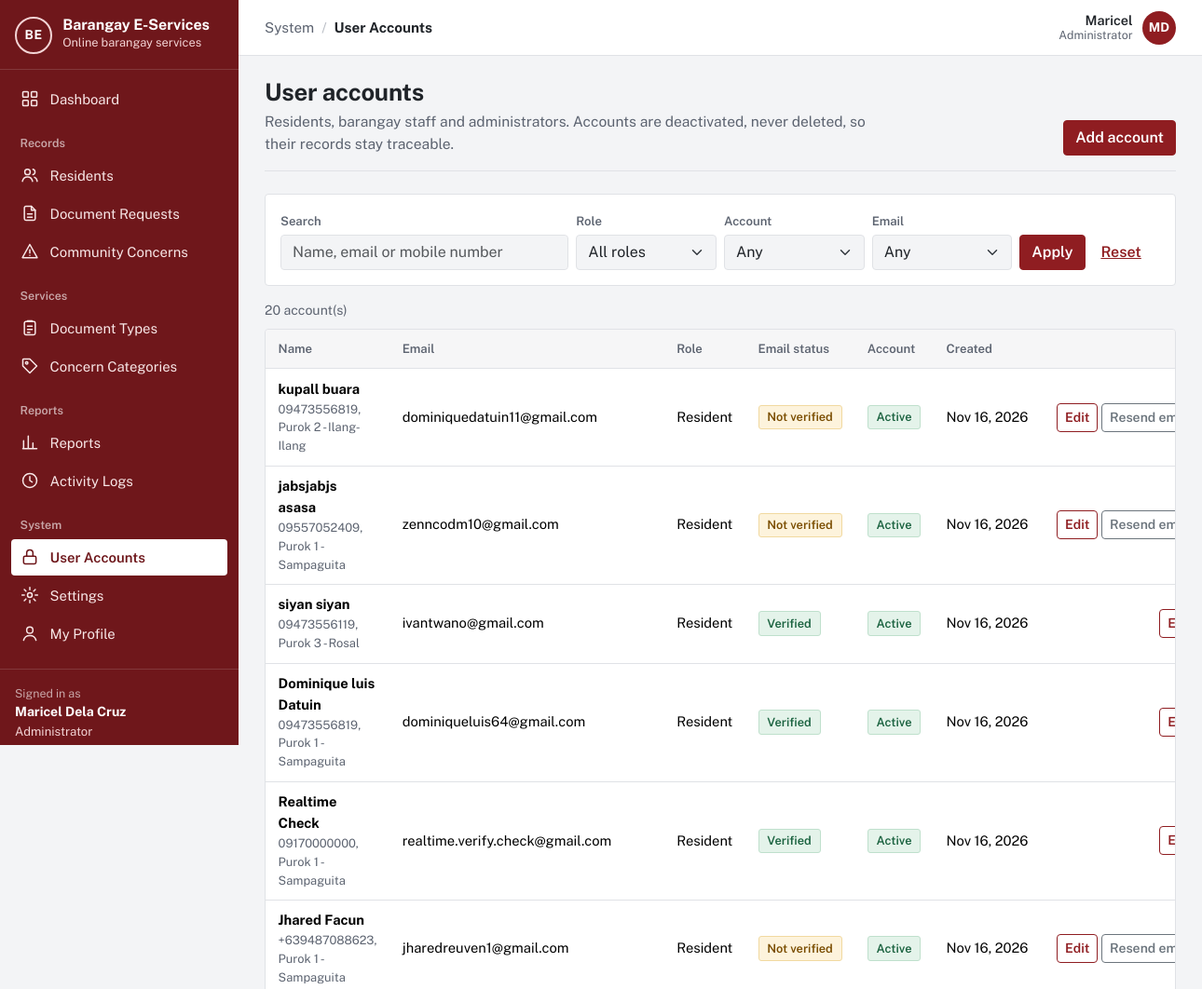
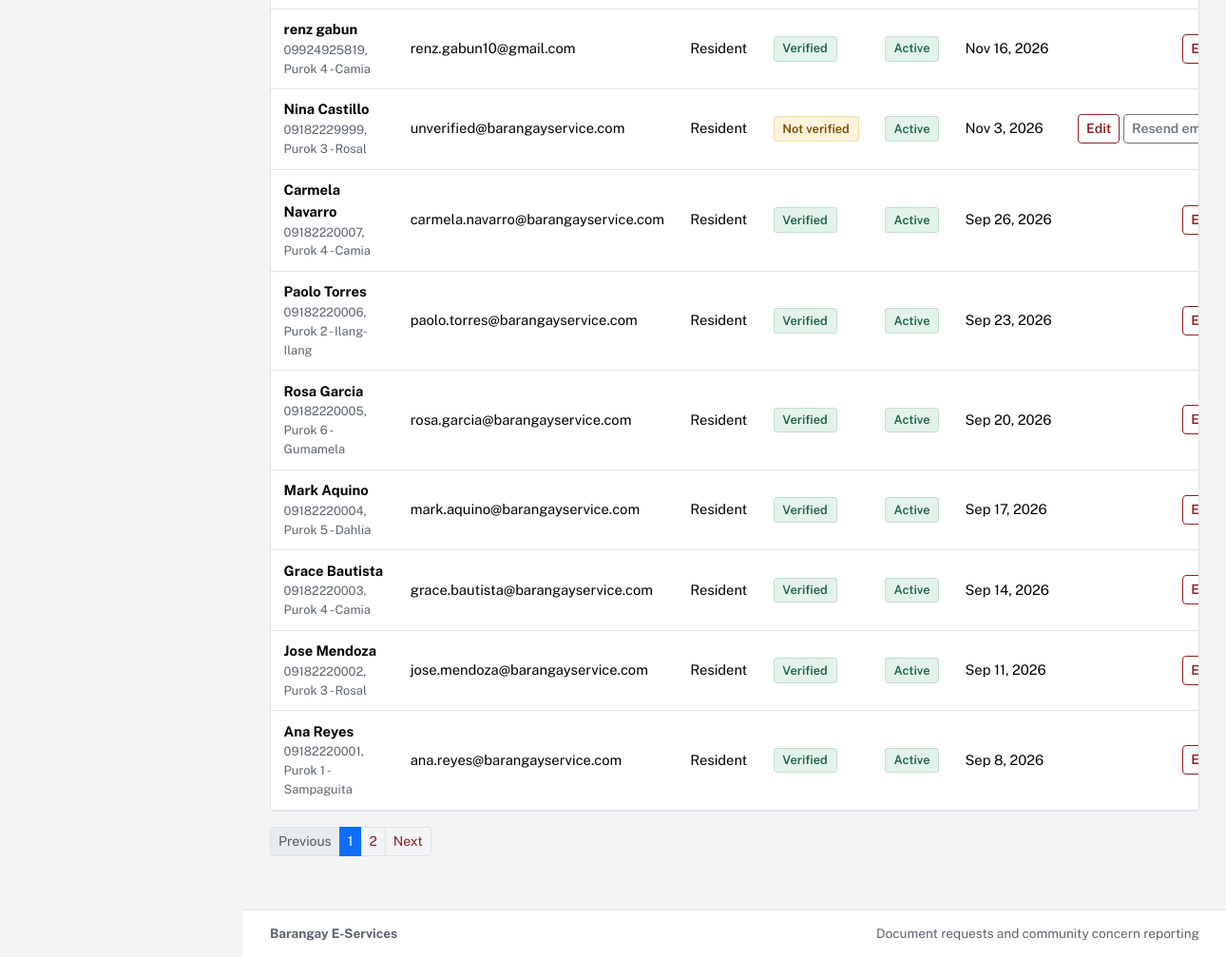
The app's page /barangay-eservices/admin/users.php (signed in) with its own data (2 pictures, top to bottom).
### tables this page shows
CREATE TABLE `users` (
  `user_id` int(10) UNSIGNED NOT NULL,
  `role_id` tinyint(3) UNSIGNED NOT NULL,
  `purok_id` smallint(5) UNSIGNED DEFAULT NULL,
  `first_name` varchar(60) NOT NULL,
  `last_name` varchar(60) NOT NULL,
  `email` varchar(120) NOT NULL,
  `contact_no` varchar(13) DEFAULT NULL,
  `street_address` varchar(150) DEFAULT NULL,
  `password_hash` varchar(255) NOT NULL,
  `email_verified_at` datetime DEFAULT NULL,
  `is_active` tinyint(1) NOT NULL DEFAULT 1,
  `failed_logins` tinyint(3) UNSIGNED NOT NULL DEFAULT 0,
  `locked_until` datetime DEFAULT NULL,
  `created_at` datetime NOT NULL DEFAULT current_timestamp(),
  `updated_at` datetime NOT NULL DEFAULT current_timestamp() ON UPDATE current_timestamp()
);

CREATE TABLE `roles` (
  `role_id` tinyint(3) UNSIGNED NOT NULL,
  `role_key` varchar(20) NOT NULL,
  `role_name` varchar(50) NOT NULL
);

CREATE TABLE `puroks` (
  `purok_id` smallint(5) UNSIGNED NOT NULL,
  `purok_name` varchar(60) NOT NULL
);

### barangay-eservices/app/lib/helpers.php (called while the page is built, shortened)
<?php
function e($value): string
{
    return htmlspecialchars((string) ($value ?? ''), ENT_QUOTES | ENT_SUBSTITUTE, 'UTF-8');
}
function base_path(): string
{
    static $base = null;
    if ($base === null) {
        $script = realpath($_SERVER['SCRIPT_FILENAME'] ?? '') ?: '';
        $root   = realpath(APP_ROOT) ?: APP_ROOT;
        $rel    = str_replace('\\', '/', substr($script, strlen($root)));
        $name   = str_replace('\\', '/', $_SERVER['SCRIPT_NAME'] ?? '');
        $base   = ($rel !== '' && str_ends_with($name, $rel)) ? substr($name, 0, -strlen($rel)) : '';
        $base   = rtrim($base, '/');
    }
    return $base;
}
function url(string $path = ''): string
{
    return base_path() . '/' . ltrim($path, '/');
}
function asset(string $path): string
{
    return url('assets/' . ltrim($path, '/'));
}
function query_param(string $key, string $default = ''): string
{
    $value = $_GET[$key] ?? $default;
    return is_string($value) ? trim($value) : $default;
}
function format_date(?string $datetime, string $format = 'M j, Y'): string
{
    return $datetime ? date($format, strtotime($datetime)) : '—';
}
function full_name(array $row, string $prefix = ''): string
{
    return trim(($row[$prefix . 'first_name'] ?? '') . ' ' . ($row[$prefix . 'last_name'] ?? ''));
}
function paginate(int $total, int $perPage = 15): array
{
    $page = max(1, (int) ($_GET['page'] ?? 1));
    $totalPages = max(1, (int) ceil($total / $perPage));
    $page = min($page, $totalPages);
    return [$perPage, ($page - 1) * $perPage, $page, $totalPages];
}

### barangay-eservices/app/lib/auth.php (called while the page is built, shortened)
<?php
function current_user(bool $refresh = false): ?array
{
    static $user = false;
    if ($user !== false && !$refresh) {
        return $user;
    }
    $user = null;
    if (!empty($_SESSION['user_id'])) {
        $user = db_one(
            'SELECT u.user_id, u.first_name, u.last_name, u.email, u.contact_no, u.street_address, u.purok_id,
                    u.email_verified_at, u.is_active, u.created_at, r.role_key, r.role_name
               FROM users u JOIN roles r ON r.role_id = u.role_id
              WHERE u.user_id = ?',
            [(int) $_SESSION['user_id']]
        );
    }
    return $user;
}
function is_verified(?array $user = null): bool
{
    $user = $user ?? current_user();
    return $user !== null && !empty($user['email_verified_at']);
}
function home_path_for_role(?string $role): string
{
    return match ($role) {
        ROLE_ADMIN    => 'admin/dashboard.php',
        ROLE_STAFF    => 'staff/dashboard.php',
        ROLE_RESIDENT => 'resident/dashboard.php',
        default       => 'auth/login.php',
    };
}
function require_login(bool $mustBeVerified = true): array
{
    $user = current_user();
    return $user;
}
function require_role(string ...$roles): array
{
    $user = require_login();
    return $user;
}

### barangay-eservices/app/lib/db.php (called while the page is built, shortened)
<?php
function db(): mysqli
{
    static $conn = null;
    if ($conn === null) {
        $conn = new mysqli(
            config('db.host'),
            config('db.user'),
            config('db.password'),
            config('db.name'),
            (int) config('db.port', 3306)
        );
        $conn->set_charset('utf8mb4');
        $conn->query("SET time_zone = '+08:00'");
    }
    return $conn;
}
function db_query(string $sql, array $params = []): mysqli_stmt
{
    $stmt = db()->prepare($sql);
    if ($params) {
        $types = '';
        foreach ($params as $p) {
            $types .= is_int($p) ? 'i' : (is_float($p) ? 'd' : 's');
        }
        $stmt->bind_param($types, ...array_values($params));
    }
    $stmt->execute();
    return $stmt;
}
function db_all(string $sql, array $params = []): array
{
    $result = db_query($sql, $params)->get_result();
    return $result ? $result->fetch_all(MYSQLI_ASSOC) : [];
}
function db_one(string $sql, array $params = []): ?array
{
    $result = db_query($sql, $params)->get_result();
    $row = $result ? $result->fetch_assoc() : null;
    return $row ?: null;
}
function db_value(string $sql, array $params = [])
{
    $row = db_one($sql, $params);
    return $row ? reset($row) : null;
}

### barangay-eservices/admin/users.php (the view, shortened to what this page needs)
<?php
require __DIR__ . '/../app/bootstrap.php';
$admin = require_role(ROLE_ADMIN);
$f = [
    'q'        => query_param('q'),
    'role'     => in_array(query_param('role'), [ROLE_ADMIN, ROLE_STAFF, ROLE_RESIDENT], true) ? query_param('role') : '',
    'status'   => in_array(query_param('status'), ['active', 'inactive'], true) ? query_param('status') : '',
    'verified' => in_array(query_param('verified'), ['0', '1'], true) ? query_param('verified') : '',
];
$where = [];
$params = [];
$whereSql = $where ? 'WHERE ' . implode(' AND ', $where) : '';
$from = "FROM users u JOIN roles r ON r.role_id = u.role_id LEFT JOIN puroks p ON p.purok_id = u.purok_id $whereSql";
$total = (int) db_value("SELECT COUNT(*) $from", $params);
[$limit, $offset, $page, $pages] = paginate($total);
$rows = db_all(
    "SELECT u.user_id, u.first_name, u.last_name, u.email, u.contact_no, u.email_verified_at, u.is_active, u.created_at,
            r.role_key, r.role_name, p.purok_name $from ORDER BY u.created_at DESC, u.user_id DESC LIMIT ? OFFSET ?",
    array_merge($params, [$limit, $offset])
);
$activeNav = 'users';
require APP_ROOT . '/app/views/header.php';
?>
<div class="page-head">
  <div><h1>User accounts</h1><p>Residents, barangay staff and administrators. Accounts are deactivated, never deleted, so their records stay traceable.</p></div>
  <div class="page-actions"><a class="btn btn-primary" href="<?= e(url('admin/user-form.php')) ?>">Add account</a></div>
</div>
<form class="filters" method="get" role="search">
  <div class="row g-2 align-items-end">
    <div class="col-md-4"><label class="form-label" for="q">Search</label><input class="form-control" id="q" name="q" value="<?= e($f['q']) ?>" placeholder="Name, email or mobile number"></div>
    <div class="col-6 col-md-2"><label class="form-label" for="role">Role</label>
      <select class="form-select" id="role" name="role"><option value="">All roles</option>
        <option value="admin" <?= $f['role'] === 'admin' ? 'selected' : '' ?>>Administrator</option></select></div>
    <div class="col-6 col-md-2"><label class="form-label" for="status">Account</label>
      <select class="form-select" id="status" name="status"><option value="">Any</option>
        <option value="inactive" <?= $f['status'] === 'inactive' ? 'selected' : '' ?>>Deactivated</option></select></div>
    <div class="col-6 col-md-2"><label class="form-label" for="verified">Email</label>
      <select class="form-select" id="verified" name="verified"><option value="">Any</option>
        <option value="0" <?= $f['verified'] === '0' ? 'selected' : '' ?>>Not verified</option></select></div>
    <div class="col-auto"><button class="btn btn-primary" type="submit">Apply</button> <a class="btn btn-link" href="<?= e(url('admin/users.php')) ?>">Reset</a></div>
  </div>
</form>
<div class="result-meta"><span><?= $total ?> account(s)</span></div>
<div class="table-wrap">
  <?php if (!$rows): ?><div class="empty"><p>No accounts match these filters.</p></div><?php else: ?>
  <table class="table">
    <thead><tr><th scope="col">Name</th><th scope="col">Email</th><th scope="col">Role</th><th scope="col">Email status</th><th scope="col">Account</th><th scope="col">Created</th><th scope="col"><span class="visually-hidden">Actions</span></th></tr></thead>
    <tbody>
    <?php foreach ($rows as $r): ?>
      <tr>
        <td><strong><?= e(full_name($r)) ?></strong><div class="small text-muted"><?= e($r['contact_no']) ?><?= $r['purok_name'] ? ', ' . e($r['purok_name']) : '' ?></div></td>
        <td><?= e($r['email']) ?></td>
        <td><?= e($r['role_name']) ?></td>
        <td><?= $r['email_verified_at'] ? '<span class="status status-done">Verified</span>' : '<span class="status status-ready">Not verified</span>' ?></td>
        <td><?= $r['is_active'] ? '<span class="status status-done">Active</span>' : '<span class="status status-muted">Deactivated</span>' ?></td>
        <td class="nowrap"><?= e(format_date($r['created_at'])) ?></td>
        <td class="text-end nowrap">
          <a class="btn btn-sm btn-outline-primary" href="<?= e(url('admin/user-form.php?id=' . (int) $r['user_id'])) ?>">Edit<span class="visually-hidden"> <?= e(full_name($r)) ?></span></a>
          <form method="post" class="d-inline">
            <?php if (!$r['email_verified_at']): ?><button class="btn btn-sm btn-outline-secondary" name="op" value="resend">Resend email</button><?php endif; ?>
          </form>
        </td>
      </tr>
    <?php endforeach; ?>
    </tbody>
  </table>
  <?php endif; ?>
</div>
<?php require APP_ROOT . '/app/views/pagination.php'; ?>
<?php require APP_ROOT . '/app/views/footer.php'; ?>

### barangay-eservices/app/views/header.php (shortened to what this page needs)
<?php
$user = current_user();
$role = $user['role_key'] ?? null;
$verified = $user && is_verified($user);
$activeNav = $activeNav ?? '';
$appLayout = $user && $verified;
$groups = [];
if ($appLayout && $role === ROLE_ADMIN) {
    $groups = [
        '' => ['dashboard' => ['admin/dashboard.php', 'Dashboard', 'dashboard']],
        'Records' => [
            'residents' => ['residents.php', 'Residents', 'residents'],
            'requests'  => ['requests.php', 'Document Requests', 'document'],
            'concerns'  => ['concerns.php', 'Community Concerns', 'concern'],
        ],
        'Services' => [
            'doctypes'   => ['admin/document-types.php', 'Document Types', 'services'],
            'categories' => ['admin/categories.php', 'Concern Categories', 'category'],
        ],
        'Reports' => [
            'reports' => ['reports.php', 'Reports', 'reports'],
            'logs'    => ['admin/logs.php', 'Activity Logs', 'logs'],
        ],
        'System' => [
            'users'    => ['admin/users.php', 'User Accounts', 'accounts'],
            'settings' => ['admin/settings.php', 'Settings', 'settings'],
            'profile'  => ['profile.php', 'My Profile', 'profile'],
        ],
    ];
}
$crumbGroup = '';
$crumbItem = $pageTitle ?? '';
foreach ($groups as $label => $items) {
    if (isset($items[$activeNav])) {
        $crumbGroup = $label;
        $crumbItem = $items[$activeNav][1];
    }
}
?><!doctype html>
<html lang="en">
<head>
  <link rel="stylesheet" href="<?= e(asset('vendor/bootstrap/bootstrap.min.css')) ?>">
  <link rel="stylesheet" href="<?= e(asset('css/app.css')) ?>">
</head>
<body class="<?= $appLayout ? 'app-body' : 'public-body' ?>">
<?php if ($appLayout): ?>
<div class="app-shell">
  <aside class="sidebar offcanvas-lg offcanvas-start" id="sidebar" tabindex="-1" aria-label="Main navigation">
    <div class="sidebar-brand">
      <a class="brand" href="<?= e(url(home_path_for_role($role))) ?>">
        <?= render_app_mark() ?>
        <span class="brand-text">
          <span class="brand-name"><?= e(app_name()) ?></span>
          <span class="brand-sub">Online barangay services</span>
        </span>
      </a>
    </div>
    <nav class="sidebar-nav">
      <?php foreach ($groups as $label => $items): ?>
        <?php if ($label !== ''): ?><div class="sidebar-heading"><?= e($label) ?></div><?php endif; ?>
        <ul class="sidebar-list">
          <?php foreach ($items as $key => [$path, $itemLabel, $iconName]): ?>
            <li>
              <a class="sidebar-link<?= $key === $activeNav ? ' active' : '' ?>" <?= $key === $activeNav ? 'aria-current="page"' : '' ?> href="<?= e(url($path)) ?>">
                <?= icon($iconName) ?><span><?= e($itemLabel) ?></span>
              </a>
            </li>
          <?php endforeach; ?>
        </ul>
      <?php endforeach; ?>
    </nav>
    <div class="sidebar-user">
      <div class="sidebar-user-label">Signed in as</div>
      <div class="sidebar-user-name"><?= e(full_name($user)) ?></div>
      <div class="sidebar-user-role"><?= e($user['role_name']) ?></div>
      <form method="post" action="<?= e(url('auth/logout.php')) ?>">
      </form>
    </div>
  </aside>
  <div class="app-main">
    <header class="topbar">
      <nav class="topbar-crumb" aria-label="You are here">
        <?php if ($crumbGroup !== ''): ?><span class="crumb-group"><?= e($crumbGroup) ?></span><span class="crumb-sep" aria-hidden="true">/</span><?php endif; ?>
        <span class="crumb-item"><?= e($crumbItem) ?></span>
      </nav>
      <div class="topbar-user">
        <span class="topbar-user-text"><span class="topbar-user-name"><?= e($user['first_name']) ?></span><span class="topbar-user-role"><?= e($user['role_name']) ?></span></span>
        <a class="avatar" href="<?= e(url('profile.php')) ?>" title="My profile" aria-label="My profile"><?= e(mb_strtoupper(mb_substr($user['first_name'], 0, 1) . mb_substr($user['last_name'], 0, 1))) ?></a>
      </div>
    </header>
    <main id="main" class="page">
<?php endif; ?>

### records on screen
users: full_name($user) "Maricel Dela Cruz", role.role_name "Administrator", first_name "Maricel", first_name+last_name "MD"
users: full_name($r) "kupall buara", contact_no "09473556819", purok.purok_name "Purok 2 - Ilang-Ilang", email "dominiquedatuin11@gmail.com", role.role_name "Resident", shows "Not verified", is_active "Active", created_at "Nov 16, 2026", shows "Resend…"
users: full_name($r) "jabsjabjs asasa", contact_no "09557052409", purok.purok_name "Purok 1 - Sampaguita", email "zenncodm10@gmail.com", role.role_name "Resident", shows "Not verified", is_active "Active", created_at "Nov 16, 2026", shows "Resend…"
users: full_name($r) "siyan siyan", contact_no "09473556119", purok.purok_name "Purok 3 - Rosal", email "ivantwano@gmail.com", role.role_name "Resident", shows "Verified", is_active "Active", created_at "Nov 16, 2026"
users: full_name($r) "Dominique luis Datuin", contact_no "09473556819", purok.purok_name "Purok 1 - Sampaguita", email "dominiqueluis64@gmail.com", role.role_name "Resident", shows "Verified", is_active "Active", created_at "Nov 16, 2026"
users: full_name($r) "Realtime Check", contact_no "09170000000", purok.purok_name "Purok 1 - Sampaguita", email "realtime.verify.check@gmail.com", role.role_name "Resident", shows "Verified", is_active "Active", created_at "Nov 16, 2026"
users: full_name($r) "Jhared Facun", contact_no "+639487088623", purok.purok_name "Purok 1 - Sampaguita", email "jharedreuven1@gmail.com", role.role_name "Resident", shows "Not verified", is_active "Active", created_at "Nov 16, 2026", shows "Resend…"
users: full_name($r) "renz gabun", contact_no "09924925819", purok.purok_name "Purok 4 - Camia", email "renz.gabun10@gmail.com", role.role_name "Resident", shows "Verified", is_active "Active", created_at "Nov 16, 2026"
users: full_name($r) "Nina Castillo", contact_no "09182229999", purok.purok_name "Purok 3 - Rosal", email "unverified@barangayservice.com", role.role_name "Resident", shows "Not verified", is_active "Active", created_at "Nov 3, 2026", shows "Resend…"
users: full_name($r) "Carmela Navarro", contact_no "09182220007", purok.purok_name "Purok 4 - Camia", email "carmela.navarro@barangayservice.com", role.role_name "Resident", shows "Verified", is_active "Active", created_at "Sep 26, 2026"
users: full_name($r) "Paolo Torres", contact_no "09182220006", purok.purok_name "Purok 2 - Ilang-Ilang", email "paolo.torres@barangayservice.com", role.role_name "Resident", shows "Verified", is_active "Active", created_at "Sep 23, 2026"
users: full_name($r) "Rosa Garcia", contact_no "09182220005", purok.purok_name "Purok 6 - Gumamela", email "rosa.garcia@barangayservice.com", role.role_name "Resident", shows "Verified", is_active "Active", created_at "Sep 20, 2026"
users: full_name($r) "Mark Aquino", contact_no "09182220004", purok.purok_name "Purok 5 - Dahlia", email "mark.aquino@barangayservice.com", role.role_name "Resident", shows "Verified", is_active "Active", created_at "Sep 17, 2026"
users: full_name($r) "Grace Bautista", contact_no "09182220003", purok.purok_name "Purok 4 - Camia", email "grace.bautista@barangayservice.com", role.role_name "Resident", shows "Verified", is_active "Active", created_at "Sep 14, 2026"
users: full_name($r) "Jose Mendoza", contact_no "09182220002", purok.purok_name "Purok 3 - Rosal", email "jose.mendoza@barangayservice.com", role.role_name "Resident", shows "Verified", is_active "Active", created_at "Sep 11, 2026"
users: full_name($r) "Ana Reyes", contact_no "09182220001", purok.purok_name "Purok 1 - Sampaguita", email "ana.reyes@barangayservice.com", role.role_name "Resident", shows "Verified", is_active "Active", created_at "Sep 8, 2026"

### other values on screen
app_name() "Barangay E-Services"
$itemLabel "Dashboard"
$label "Records"
$itemLabel "Residents"
$itemLabel "Document Requests"
$itemLabel "Community Concerns"
$label "Services"
$itemLabel "Document Types"
$itemLabel "Concern Categories"
$label "Reports"
$itemLabel "Reports"
$itemLabel "Activity Logs"
$label "System"
$itemLabel "User Accounts"
$itemLabel "Settings"
